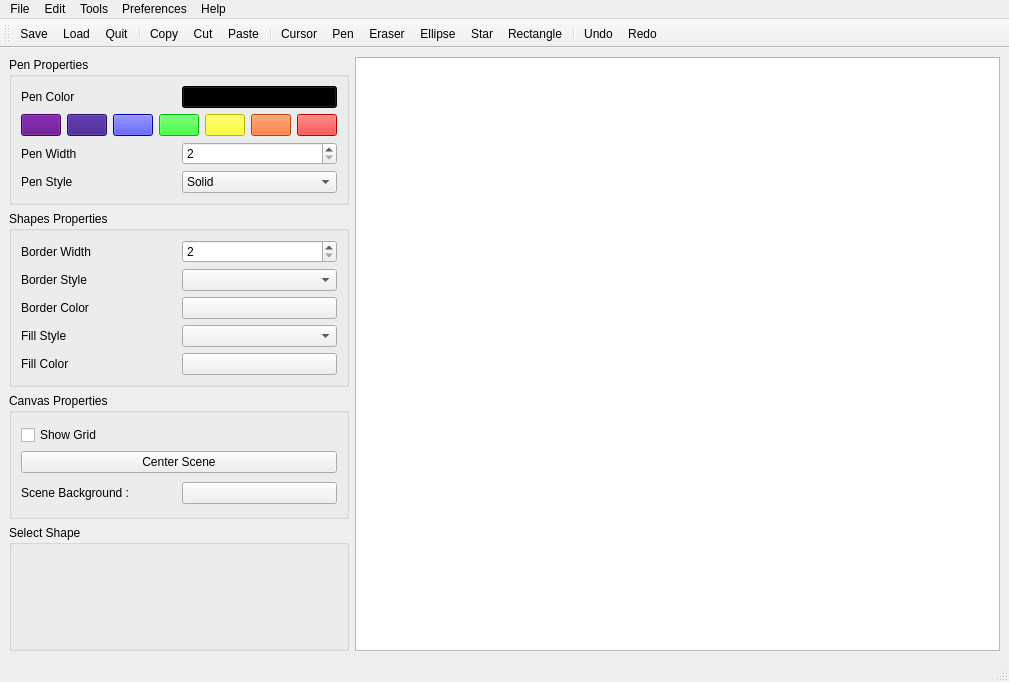
<?xml version="1.0" encoding="UTF-8"?>
<ui version="4.0">
 <class>MainWindow</class>
 <widget class="QMainWindow" name="MainWindow">
  <property name="geometry">
   <rect>
    <x>0</x>
    <y>0</y>
    <width>1009</width>
    <height>682</height>
   </rect>
  </property>
  <property name="windowTitle">
   <string>MainWindow</string>
  </property>
  <widget class="QWidget" name="centralwidget">
   <layout class="QVBoxLayout" name="verticalLayout">
    <item>
     <layout class="QHBoxLayout" name="mainLayout">
      <item>
       <layout class="QVBoxLayout" name="propertiesLayout">
        <item>
         <widget class="QGroupBox" name="penPropertiesGBox">
          <property name="title">
           <string>Pen Properties</string>
          </property>
          <layout class="QVBoxLayout" name="verticalLayout_5">
           <item>
            <layout class="QHBoxLayout" name="penColorHLayout">
             <item>
              <widget class="QLabel" name="penColorLabel">
               <property name="text">
                <string>Pen Color</string>
               </property>
              </widget>
             </item>
             <item>
              <widget class="QPushButton" name="penColorButton">
               <property name="styleSheet">
                <string notr="true">background-color: rgb(0, 0, 0);</string>
               </property>
               <property name="text">
                <string/>
               </property>
              </widget>
             </item>
            </layout>
           </item>
           <item>
            <layout class="QHBoxLayout" name="colorsHLayout">
             <item>
              <widget class="QPushButton" name="colorButton_1">
               <property name="styleSheet">
                <string notr="true">background-color: rgb(85, 0, 127);</string>
               </property>
               <property name="text">
                <string/>
               </property>
              </widget>
             </item>
             <item>
              <widget class="QPushButton" name="colorButton_2">
               <property name="styleSheet">
                <string notr="true">background-color: rgb(50, 14, 127);</string>
               </property>
               <property name="text">
                <string/>
               </property>
              </widget>
             </item>
             <item>
              <widget class="QPushButton" name="colorButton_3">
               <property name="styleSheet">
                <string notr="true">background-color: rgb(0, 0, 255);</string>
               </property>
               <property name="text">
                <string/>
               </property>
              </widget>
             </item>
             <item>
              <widget class="QPushButton" name="colorButton_4">
               <property name="styleSheet">
                <string notr="true">background-color: rgb(0, 255, 0);</string>
               </property>
               <property name="text">
                <string/>
               </property>
              </widget>
             </item>
             <item>
              <widget class="QPushButton" name="colorButton_5">
               <property name="styleSheet">
                <string notr="true">background-color: rgb(255, 255, 0);</string>
               </property>
               <property name="text">
                <string/>
               </property>
              </widget>
             </item>
             <item>
              <widget class="QPushButton" name="colorButton_6">
               <property name="styleSheet">
                <string notr="true">background-color: rgb(255, 85, 0);</string>
               </property>
               <property name="text">
                <string/>
               </property>
              </widget>
             </item>
             <item>
              <widget class="QPushButton" name="colorButton_7">
               <property name="styleSheet">
                <string notr="true">background-color: rgb(255, 0, 0);</string>
               </property>
               <property name="text">
                <string/>
               </property>
              </widget>
             </item>
            </layout>
           </item>
           <item>
            <layout class="QHBoxLayout" name="penWidthHLayout">
             <item>
              <widget class="QLabel" name="penWidthLabel">
               <property name="text">
                <string>Pen Width</string>
               </property>
              </widget>
             </item>
             <item>
              <widget class="QSpinBox" name="penWidthSpinBox">
               <property name="minimum">
                <number>2</number>
               </property>
              </widget>
             </item>
            </layout>
           </item>
           <item>
            <layout class="QHBoxLayout" name="penStyleHLayout">
             <item>
              <widget class="QLabel" name="penStyleLabel">
               <property name="text">
                <string>Pen Style</string>
               </property>
              </widget>
             </item>
             <item>
              <widget class="QComboBox" name="penStyleComboBox">
               <item>
                <property name="text">
                 <string>Solid</string>
                </property>
               </item>
               <item>
                <property name="text">
                 <string>Dashed</string>
                </property>
               </item>
               <item>
                <property name="text">
                 <string>Dotted</string>
                </property>
               </item>
               <item>
                <property name="text">
                 <string>Dot Dashed</string>
                </property>
               </item>
              </widget>
             </item>
            </layout>
           </item>
          </layout>
         </widget>
        </item>
        <item>
         <widget class="QGroupBox" name="shapesPropertiesGBox">
          <property name="title">
           <string>Shapes Properties</string>
          </property>
          <layout class="QVBoxLayout" name="verticalLayout_6">
           <item>
            <layout class="QHBoxLayout" name="borderWidthHLayout">
             <item>
              <widget class="QLabel" name="borderWidthLabel">
               <property name="text">
                <string>Border Width</string>
               </property>
              </widget>
             </item>
             <item>
              <widget class="QSpinBox" name="borderWidthSpinBox">
               <property name="minimum">
                <number>2</number>
               </property>
              </widget>
             </item>
            </layout>
           </item>
           <item>
            <layout class="QHBoxLayout" name="borderStyleHLayout">
             <item>
              <widget class="QLabel" name="borderStyleLabel">
               <property name="text">
                <string>Border Style</string>
               </property>
              </widget>
             </item>
             <item>
              <widget class="QComboBox" name="borderStyleComboBox"/>
             </item>
            </layout>
           </item>
           <item>
            <layout class="QHBoxLayout" name="borderColorHLayout">
             <item>
              <widget class="QLabel" name="borderColorLabel">
               <property name="text">
                <string>Border Color</string>
               </property>
              </widget>
             </item>
             <item>
              <widget class="QPushButton" name="borderColorButton">
               <property name="text">
                <string/>
               </property>
              </widget>
             </item>
            </layout>
           </item>
           <item>
            <layout class="QHBoxLayout" name="fillStyleHLayout">
             <item>
              <widget class="QLabel" name="fillStyleLabel">
               <property name="text">
                <string>Fill Style</string>
               </property>
              </widget>
             </item>
             <item>
              <widget class="QComboBox" name="fillStyleComboBox"/>
             </item>
            </layout>
           </item>
           <item>
            <layout class="QHBoxLayout" name="fillColorHLayout">
             <item>
              <widget class="QLabel" name="fillColorLabel">
               <property name="text">
                <string>Fill Color</string>
               </property>
              </widget>
             </item>
             <item>
              <widget class="QPushButton" name="fillColorButton">
               <property name="text">
                <string/>
               </property>
              </widget>
             </item>
            </layout>
           </item>
          </layout>
         </widget>
        </item>
        <item>
         <widget class="QGroupBox" name="canvasPropertiesGBox">
          <property name="title">
           <string>Canvas Properties</string>
          </property>
          <layout class="QVBoxLayout" name="verticalLayout_7">
           <item>
            <layout class="QVBoxLayout" name="showGridVLayout">
             <item>
              <widget class="QCheckBox" name="showGridCheckBox">
               <property name="text">
                <string>Show Grid</string>
               </property>
              </widget>
             </item>
             <item>
              <widget class="QPushButton" name="centerSceneButton">
               <property name="text">
                <string>Center Scene</string>
               </property>
              </widget>
             </item>
            </layout>
           </item>
           <item>
            <layout class="QHBoxLayout" name="sceneBackgroundHLayout">
             <item>
              <widget class="QLabel" name="sceneBackgroundLabel">
               <property name="text">
                <string>Scene Background :</string>
               </property>
              </widget>
             </item>
             <item>
              <widget class="QPushButton" name="sceneBackgroundButton">
               <property name="text">
                <string/>
               </property>
              </widget>
             </item>
            </layout>
           </item>
          </layout>
         </widget>
        </item>
        <item>
         <widget class="QGroupBox" name="selectShapeGBox">
          <property name="title">
           <string>Select Shape</string>
          </property>
          <layout class="QHBoxLayout" name="horizontalLayout_11">
           <item>
            <widget class="QLabel" name="filledEllipseLabel">
             <property name="styleSheet">
              <string notr="true">image: url(:/images/images/ellipse.png);</string>
             </property>
             <property name="text">
              <string/>
             </property>
            </widget>
           </item>
           <item>
            <widget class="QLabel" name="qtQuickLabel">
             <property name="styleSheet">
              <string notr="true">image: url(:/images/images/quick.png);</string>
             </property>
             <property name="text">
              <string/>
             </property>
            </widget>
           </item>
           <item>
            <widget class="QLabel" name="filledRectangleLabel">
             <property name="styleSheet">
              <string notr="true">image: url(:/images/images/rectangle.png);</string>
             </property>
             <property name="text">
              <string/>
             </property>
            </widget>
           </item>
           <item>
            <widget class="QLabel" name="filledStarLabel">
             <property name="styleSheet">
              <string notr="true">image: url(:/images/images/star.png);</string>
             </property>
             <property name="text">
              <string/>
             </property>
            </widget>
           </item>
          </layout>
         </widget>
        </item>
       </layout>
      </item>
      <item>
       <widget class="QGraphicsView" name="graphicsView"/>
      </item>
     </layout>
    </item>
   </layout>
  </widget>
  <widget class="QMenuBar" name="menubar">
   <property name="geometry">
    <rect>
     <x>0</x>
     <y>0</y>
     <width>1009</width>
     <height>21</height>
    </rect>
   </property>
   <widget class="QMenu" name="menuFile">
    <property name="title">
     <string>File</string>
    </property>
    <addaction name="actionAdd_image"/>
    <addaction name="actionQuit"/>
    <addaction name="actionSave"/>
    <addaction name="actionLoad"/>
   </widget>
   <widget class="QMenu" name="menuEdit">
    <property name="title">
     <string>Edit</string>
    </property>
    <addaction name="actionCopy"/>
    <addaction name="actionCut"/>
    <addaction name="actionPaste"/>
    <addaction name="actionUndo"/>
    <addaction name="actionRedo"/>
   </widget>
   <widget class="QMenu" name="menuTools">
    <property name="title">
     <string>Tools</string>
    </property>
    <addaction name="actionCursor"/>
    <addaction name="actionPen"/>
    <addaction name="actionEraser"/>
    <addaction name="actionEllipse"/>
    <addaction name="actionRectangle"/>
    <addaction name="actionStar"/>
   </widget>
   <widget class="QMenu" name="menuPreferences">
    <property name="title">
     <string>Preferences</string>
    </property>
    <addaction name="actionLanguage_Settings"/>
   </widget>
   <widget class="QMenu" name="menuHelp">
    <property name="title">
     <string>Help</string>
    </property>
    <addaction name="actionAbout_this_app"/>
   </widget>
   <addaction name="menuFile"/>
   <addaction name="menuEdit"/>
   <addaction name="menuTools"/>
   <addaction name="menuPreferences"/>
   <addaction name="menuHelp"/>
  </widget>
  <widget class="QStatusBar" name="statusbar"/>
  <widget class="QToolBar" name="toolBar">
   <property name="windowTitle">
    <string>toolBar</string>
   </property>
   <attribute name="toolBarArea">
    <enum>TopToolBarArea</enum>
   </attribute>
   <attribute name="toolBarBreak">
    <bool>false</bool>
   </attribute>
   <addaction name="actionSave"/>
   <addaction name="actionLoad"/>
   <addaction name="actionQuit"/>
   <addaction name="separator"/>
   <addaction name="actionCopy"/>
   <addaction name="actionCut"/>
   <addaction name="actionPaste"/>
   <addaction name="separator"/>
   <addaction name="actionCursor"/>
   <addaction name="actionPen"/>
   <addaction name="actionEraser"/>
   <addaction name="actionEllipse"/>
   <addaction name="actionStar"/>
   <addaction name="actionRectangle"/>
   <addaction name="separator"/>
   <addaction name="actionUndo"/>
   <addaction name="actionRedo"/>
  </widget>
  <action name="actionAdd_image">
   <property name="icon">
    <iconset>
     <normaloff>:/images/images/open.png</normaloff>:/images/images/open.png</iconset>
   </property>
   <property name="text">
    <string>Add Image</string>
   </property>
  </action>
  <action name="actionQuit">
   <property name="icon">
    <iconset>
     <normaloff>:/images/images/close.png</normaloff>:/images/images/close.png</iconset>
   </property>
   <property name="text">
    <string>Quit</string>
   </property>
  </action>
  <action name="actionSave">
   <property name="icon">
    <iconset>
     <normaloff>:/images/images/save.png</normaloff>:/images/images/save.png</iconset>
   </property>
   <property name="text">
    <string>Save</string>
   </property>
  </action>
  <action name="actionLoad">
   <property name="icon">
    <iconset>
     <normaloff>:/images/images/open.png</normaloff>:/images/images/open.png</iconset>
   </property>
   <property name="text">
    <string>Load</string>
   </property>
  </action>
  <action name="actionCopy">
   <property name="icon">
    <iconset>
     <normaloff>:/images/images/copyIcon.png</normaloff>:/images/images/copyIcon.png</iconset>
   </property>
   <property name="text">
    <string>Copy</string>
   </property>
  </action>
  <action name="actionCut">
   <property name="icon">
    <iconset>
     <normaloff>:/images/images/cutIcon.png</normaloff>:/images/images/cutIcon.png</iconset>
   </property>
   <property name="text">
    <string>Cut</string>
   </property>
  </action>
  <action name="actionPaste">
   <property name="icon">
    <iconset>
     <normaloff>:/images/images/pasteIcon.png</normaloff>:/images/images/pasteIcon.png</iconset>
   </property>
   <property name="text">
    <string>Paste</string>
   </property>
  </action>
  <action name="actionUndo">
   <property name="icon">
    <iconset>
     <normaloff>:/images/images/undoIcon.png</normaloff>:/images/images/undoIcon.png</iconset>
   </property>
   <property name="text">
    <string>Undo</string>
   </property>
  </action>
  <action name="actionRedo">
   <property name="icon">
    <iconset>
     <normaloff>:/images/images/redoIcon.png</normaloff>:/images/images/redoIcon.png</iconset>
   </property>
   <property name="text">
    <string>Redo</string>
   </property>
  </action>
  <action name="actionCursor">
   <property name="icon">
    <iconset>
     <normaloff>:/images/images/cursor.png</normaloff>:/images/images/cursor.png</iconset>
   </property>
   <property name="text">
    <string>Cursor</string>
   </property>
  </action>
  <action name="actionPen">
   <property name="icon">
    <iconset>
     <normaloff>:/images/images/pen.png</normaloff>:/images/images/pen.png</iconset>
   </property>
   <property name="text">
    <string>Pen</string>
   </property>
  </action>
  <action name="actionEraser">
   <property name="icon">
    <iconset>
     <normaloff>:/images/images/eraser.png</normaloff>:/images/images/eraser.png</iconset>
   </property>
   <property name="text">
    <string>Eraser</string>
   </property>
  </action>
  <action name="actionEllipse">
   <property name="icon">
    <iconset>
     <normaloff>:/images/images/circle.png</normaloff>:/images/images/circle.png</iconset>
   </property>
   <property name="text">
    <string>Ellipse</string>
   </property>
  </action>
  <action name="actionRectangle">
   <property name="icon">
    <iconset>
     <normaloff>:/images/images/rectangle1.png</normaloff>:/images/images/rectangle1.png</iconset>
   </property>
   <property name="text">
    <string>Rectangle</string>
   </property>
  </action>
  <action name="actionStar">
   <property name="icon">
    <iconset>
     <normaloff>:/images/images/star.png</normaloff>:/images/images/star.png</iconset>
   </property>
   <property name="text">
    <string>Star</string>
   </property>
  </action>
  <action name="actionLanguage_Settings">
   <property name="text">
    <string>Language Settings</string>
   </property>
  </action>
  <action name="actionAbout_this_app">
   <property name="icon">
    <iconset>
     <normaloff>:/images/images/about.png</normaloff>:/images/images/about.png</iconset>
   </property>
   <property name="text">
    <string>About</string>
   </property>
  </action>
 </widget>
 <resources/>
 <connections/>
</ui>
